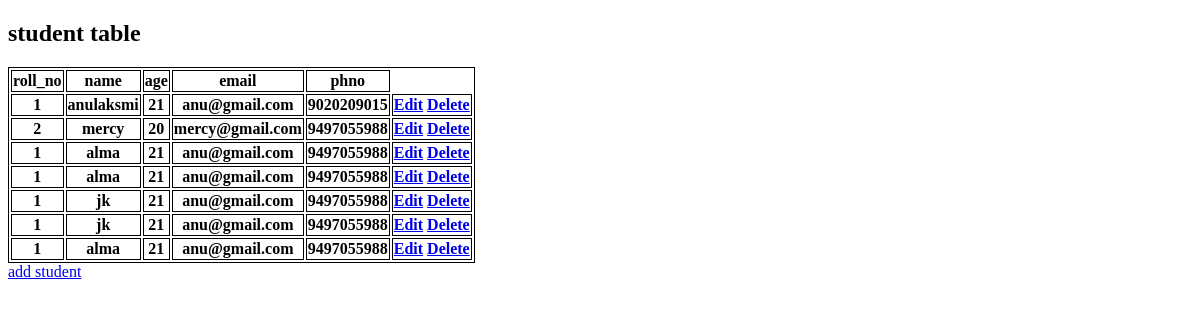
Page /disp on the earlier database version.
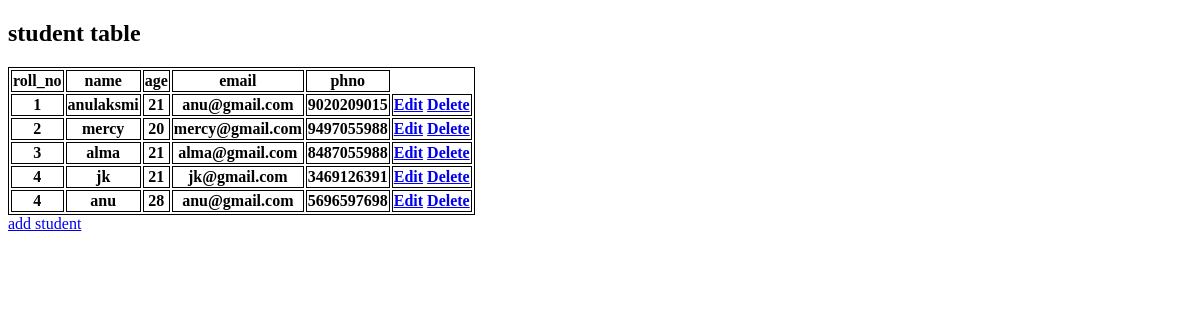
Same page on the later database version.
### app/models.py (models this page shows, shortened)
class student(models.Model):
    roll_no=models.IntegerField()
    name=models.TextField()
    age=models.IntegerField()
    email=models.EmailField()
    phno=models.IntegerField()

### app/views.py (the view)
# urls.py: path('disp',views.disp_std),
def disp_std(req):
    data=student.objects.all()
    return render(req,'display_std.html',{'data':data})

### templates/display_std.html (shortened to what this page needs)
<!DOCTYPE html>
<html lang="en">
<head>
    {% load static %}
</head>
<body>
    <h2>student table</h2>
    <table>
        <tr>
            <th>roll_no</th>
            <th>name</th>
            <th>age</th>
            <th>email</th>
            <th>phno</th>
        </tr>
        {% for std in data %}
    <tr>
        <th>{{std.roll_no}}</th>
        <th>{{std.name}}</th>
        <th>{{std.age}}</th>
        <th>{{std.email}}</th>
        <th>{{std.phno}}</th>
        <th>
            <a href="edit/{{std.pk}}">Edit</a>
            <a href="delete/{{std.pk}}">Delete</a>
        </th>
    </tr>
    {% endfor %}
</table>
<a href="add">add student</a>
</body>
</html>

### templates/display_std.html (style rules this page uses)
table,th,td { border: 1px,solid,black; }

Differences in the rows shown:
removed student: roll_no "1", name "alma", age "21", email "anu@gmail.com", phno "9497055988"
removed student: roll_no "1", name "jk", age "21", email "anu@gmail.com", phno "9497055988"
removed student: roll_no "1", name "alma", age "21", email "anu@gmail.com", phno "9497055988"
changed student "alma": roll_no "1" → "3"; email "anu@gmail.com" → "alma@gmail.com"; phno "9497055988" → "8487055988"
changed student "jk": roll_no "1" → "4"; email "anu@gmail.com" → "jk@gmail.com"; phno "9497055988" → "3469126391"
added student: roll_no "4", name "anu", age "28", email "anu@gmail.com", phno "5696597698"
